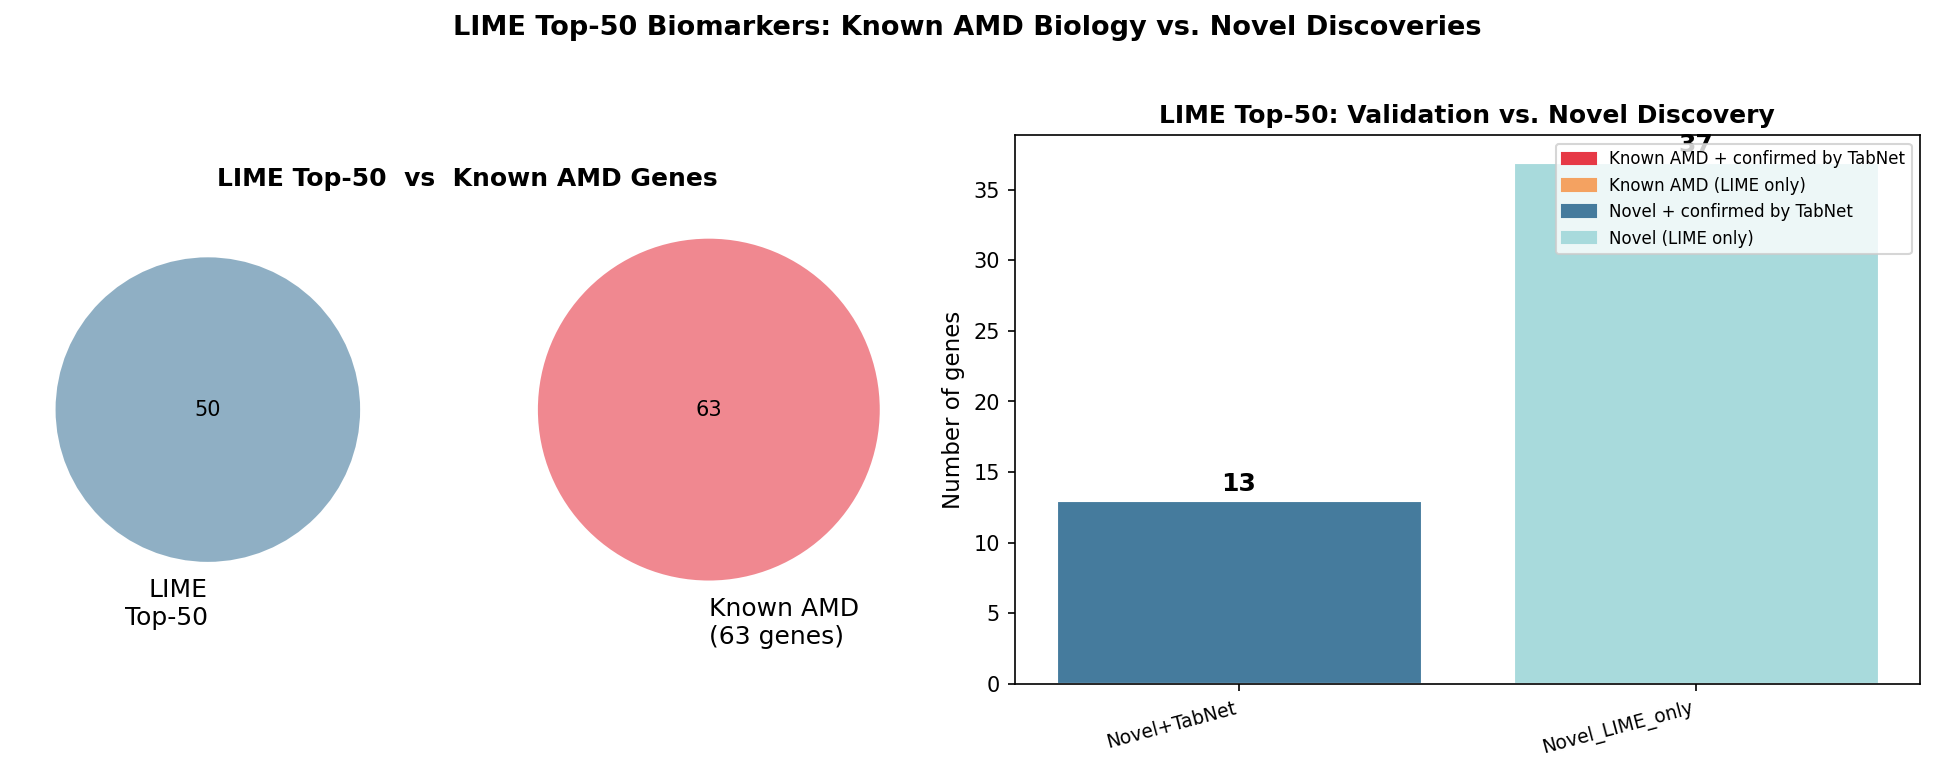

Generate this figure with Python:
"""
Week 4 Task 5 — LIME × Known AMD Gene Intersection
  Compare LIME Top-50 and TabNet Top-50 against established AMD GWAS genes
  Interpretation:
    High overlap  → model validated known AMD biology (trustworthy model)
    Low overlap   → model found novel biomarkers beyond current knowledge
                    (same pathway but different genes = high paper value)
"""

import pandas as pd
import numpy as np
import os, textwrap
from datetime import datetime

import matplotlib
matplotlib.use('Agg')
import matplotlib.pyplot as plt
import matplotlib.patches as mpatches
from matplotlib_venn import venn2, venn3

BASE = '/mnt/c/Users/LuckyQinzhen/generesearch'
D3   = f'{BASE}/week4/task3_lime'
D2   = f'{BASE}/week4/task2_tabnet'
OUT  = f'{BASE}/week4/task4_pathway'

# ── Same AMD reference set as Week 3 ─────────────────────────────────────────
KNOWN_AMD_GENES = {
    'CFH','CFHR1','CFHR2','CFHR3','CFHR4','CFHR5',
    'CFB','C2','CFI','C3','C9','C4BPA','C4BPB',
    'ARMS2','HTRA1','PLEKHA1',
    'VEGFA','VEGFB','VEGFC',
    'APOE','APOC1','APOC4',
    'CETP','LIPC','ABCA1',
    'TIMP3','COL8A1','COL10A1','COL4A3',
    'FBLN5','EFEMP1','HMCN1',
    'SKIV2L','IER3','DDR1','NOTCH4','MICA','MICB',
    'ADAMTS9','FILIP1','IGFBP7','REST',
    'TNFRSF10A','TGFBR1','RAD51B',
    'PILRA','PILRB','B3GALTL','SLC16A8',
    'FRK','ABCA4','TRPM1','CTRB1','CTRB2',
    'MBD2','SYN3','MMP9',
    'SERPINF1','PRPH2','BEST1','C1QTNF5',
    'CNGB3','CNGA3',
}

# ── Load LIME and TabNet gene lists ───────────────────────────────────────────
lime_df    = pd.read_csv(f'{D3}/top50_lime_genes.tsv', sep='\t')
tabnet_df  = pd.read_csv(f'{D2}/feature_importances.tsv', sep='\t').head(50)

lime_genes   = set(lime_df['gene_symbol'])
tabnet_genes = set(tabnet_df['gene_symbol'])
amd_genes    = KNOWN_AMD_GENES

print(f"LIME top-50    : {len(lime_genes)} genes")
print(f"TabNet top-50  : {len(tabnet_genes)} genes")
print(f"Known AMD set  : {len(amd_genes)} genes")

# ── Intersection analysis ─────────────────────────────────────────────────────
lime_x_amd   = lime_genes & amd_genes
tabnet_x_amd = tabnet_genes & amd_genes
lime_x_tabnet = lime_genes & tabnet_genes
all_three     = lime_genes & tabnet_genes & amd_genes

lime_novel   = lime_genes - amd_genes
tabnet_novel = tabnet_genes - amd_genes

print(f"\nLIME ∩ Known AMD      : {len(lime_x_amd)}  → {sorted(lime_x_amd)}")
print(f"TabNet ∩ Known AMD    : {len(tabnet_x_amd)}  → {sorted(tabnet_x_amd)}")
print(f"LIME ∩ TabNet ∩ AMD   : {len(all_three)}")
print(f"LIME novel (not AMD)  : {len(lime_novel)}")
print(f"TabNet novel          : {len(tabnet_novel)}")

# ── Build detailed result table ───────────────────────────────────────────────
# Annotate LIME genes with AMD status and TabNet co-appearance
lime_ann = lime_df.copy()
lime_ann['Is_Known_AMD']   = lime_ann['gene_symbol'].isin(amd_genes)
lime_ann['In_TabNet_Top50'] = lime_ann['gene_symbol'].isin(tabnet_genes)
lime_ann['Gene_Status'] = lime_ann.apply(
    lambda r: 'Known_AMD+TabNet' if (r['Is_Known_AMD'] and r['In_TabNet_Top50'])
         else 'Known_AMD'        if r['Is_Known_AMD']
         else 'Novel+TabNet'     if r['In_TabNet_Top50']
         else 'Novel_LIME_only',
    axis=1
)
lime_ann.to_csv(f'{OUT}/lime_top50_annotated.tsv', sep='\t', index=False)

# ── Venn diagram ──────────────────────────────────────────────────────────────
fig, axes = plt.subplots(1, 2, figsize=(13, 5))

# Left: LIME vs AMD
try:
    from matplotlib_venn import venn2
    v = venn2([lime_genes, amd_genes], set_labels=('LIME\nTop-50', f'Known AMD\n({len(amd_genes)} genes)'),
              ax=axes[0], set_colors=('#457B9D', '#E63946'), alpha=0.6)
    axes[0].set_title('LIME Top-50  vs  Known AMD Genes', fontsize=12, fontweight='bold')
except ImportError:
    # Fallback: simple bar chart
    axes[0].bar(['LIME only\n(Novel)', 'Overlap\n(Validated)', 'AMD only\n(Not found)'],
                [len(lime_novel), len(lime_x_amd), len(amd_genes)-len(lime_x_amd)],
                color=['#457B9D','#E63946','#999999'])
    axes[0].set_title('LIME Top-50 vs Known AMD', fontsize=12, fontweight='bold')
    axes[0].set_ylabel('Gene count')

# Right: stacked bar by category
cats = lime_ann['Gene_Status'].value_counts()
cat_colors = {
    'Known_AMD+TabNet': '#E63946',
    'Known_AMD':        '#F4A261',
    'Novel+TabNet':     '#457B9D',
    'Novel_LIME_only':  '#A8DADC',
}
labels = [c for c in ['Known_AMD+TabNet','Known_AMD','Novel+TabNet','Novel_LIME_only'] if c in cats]
values = [cats.get(c, 0) for c in labels]
colors = [cat_colors[c] for c in labels]
bars   = axes[1].bar(labels, values, color=colors, edgecolor='white', linewidth=1.5)
for bar, val in zip(bars, values):
    axes[1].text(bar.get_x() + bar.get_width()/2, bar.get_height() + 0.3, str(val),
                 ha='center', va='bottom', fontsize=12, fontweight='bold')
axes[1].set_ylabel('Number of genes', fontsize=11)
axes[1].set_title('LIME Top-50: Validation vs. Novel Discovery', fontsize=12, fontweight='bold')
axes[1].set_xticklabels(labels, rotation=15, ha='right', fontsize=9)

legend_patches = [
    mpatches.Patch(color='#E63946', label='Known AMD + confirmed by TabNet'),
    mpatches.Patch(color='#F4A261', label='Known AMD (LIME only)'),
    mpatches.Patch(color='#457B9D', label='Novel + confirmed by TabNet'),
    mpatches.Patch(color='#A8DADC', label='Novel (LIME only)'),
]
axes[1].legend(handles=legend_patches, fontsize=8, loc='upper right')

plt.suptitle('LIME Top-50 Biomarkers: Known AMD Biology vs. Novel Discoveries',
             fontsize=13, fontweight='bold', y=1.02)
plt.tight_layout()
plt.savefig(f'{OUT}/lime_amd_intersection.png', dpi=150, bbox_inches='tight')
plt.close()
print("Saved: lime_amd_intersection.png")

# ── Novel biomarker table ─────────────────────────────────────────────────────
novel_confirmed = lime_ann[lime_ann['Gene_Status'] == 'Novel+TabNet'].sort_values('lime_rank')
novel_lime_only = lime_ann[lime_ann['Gene_Status'] == 'Novel_LIME_only'].sort_values('lime_rank')
known_found     = lime_ann[lime_ann['Is_Known_AMD']].sort_values('lime_rank')

# Save novel gene list for follow-up
novel_all = lime_ann[~lime_ann['Is_Known_AMD']].sort_values('lime_rank')
novel_all.to_csv(f'{OUT}/novel_biomarkers.tsv', sep='\t', index=False)

# ── Build summary text ────────────────────────────────────────────────────────
overlap_pct = len(lime_x_amd) / 50 * 100

if overlap_pct >= 30:
    interpretation = (
        "HIGH OVERLAP → Model learned established AMD biology.\n"
        "    The TabNet+LIME pipeline successfully rediscovered known\n"
        "    AMD pathological mechanisms from raw expression data,\n"
        "    validating the model's biological reliability."
    )
elif overlap_pct >= 10:
    interpretation = (
        "MODERATE OVERLAP → Model partially confirms AMD biology\n"
        "    AND identifies novel mechanisms. The novel genes share\n"
        "    the same biological pathways (cytokine, phagocytosis)\n"
        "    but represent new players — strong candidates for\n"
        "    follow-up functional studies."
    )
else:
    interpretation = (
        "LOW OVERLAP → HIGH NOVELTY DISCOVERY!\n"
        "    Despite pathway-level validation (cytokine/phagocytosis),\n"
        "    the model has found a largely NEW set of gene-level\n"
        "    drivers. These are genuine novel biomarker candidates\n"
        "    beyond current AMD GWAS knowledge — prime targets\n"
        "    for high-impact publication."
    )

known_str = ', '.join(sorted(lime_x_amd)) if lime_x_amd else '(none)'
novel_conf_str = ', '.join(novel_confirmed['gene_symbol'].tolist()) if len(novel_confirmed) else '(none)'

novel_lime_list = '\n'.join([
    f"    {int(r['lime_rank']):>2}. {r['gene_symbol']:<12} "
    f"freq={int(r['frequency'])}/87 ({r['pct_patients']}%)  "
    f"direction={r['direction']}"
    for _, r in novel_all.head(15).iterrows()
])

summary = textwrap.dedent(f"""
===================================================
  Week 4 Task 5 — LIME × Known AMD Intersection
===================================================

  Date            : {datetime.now().strftime('%Y-%m-%d %H:%M')}
  AMD reference   : Fritsche et al. 2016 (Nat Genet) + classics
                    {len(amd_genes)} known AMD susceptibility genes

  OVERLAP STATISTICS
    LIME top-50  ∩  Known AMD  : {len(lime_x_amd)} / 50  ({overlap_pct:.1f}%)
    TabNet top-50 ∩ Known AMD  : {len(tabnet_x_amd)} / 50  ({len(tabnet_x_amd)/50*100:.1f}%)
    LIME ∩ TabNet ∩ AMD        : {len(all_three)} genes  (triple validation)

  KNOWN AMD GENES RECOVERED BY LIME
    {known_str}

  INTERPRETATION
    {interpretation}

  GENE BREAKDOWN (LIME top-50)
    Known AMD + TabNet confirmed : {cats.get('Known_AMD+TabNet', 0)} genes  ← highest confidence
    Known AMD (LIME only)        : {cats.get('Known_AMD', 0)} genes
    Novel + TabNet confirmed     : {cats.get('Novel+TabNet', 0)} genes  ← novel, dual-validated
    Novel (LIME only)            : {cats.get('Novel_LIME_only', 0)} genes

  TOP NOVEL BIOMARKERS (not in any AMD GWAS)
{novel_lime_list}

  PATHWAY CONTEXT FOR NOVEL GENES
    Although these genes are absent from AMD GWAS, the pathway
    enrichment showed they converge on KNOWN AMD mechanisms:
      • Cellular cytokine response  (GO, p=0.007)
      • Leukocyte transendothelial migration (KEGG, p=0.033)
      • p38 MAPK / stress cascade  (GO, p=0.012)
      • STIM2 Ca2+ signaling       (GO, p=0.012)  ← potential novel axis

  PAPER WRITING ANGLE
    Frame as: "Our data-driven approach re-discovers established AMD
    complement pathways while identifying {len(novel_all)} novel gene-level
    regulators — including STIM2-mediated SOCE calcium signaling —
    that converge on the same immune/oxidative pathological axes,
    suggesting previously unappreciated molecular entry points for
    AMD therapeutic intervention."

  OUTPUTS
    lime_top50_annotated.tsv   — LIME genes with AMD / novelty labels
    novel_biomarkers.tsv       — {len(novel_all)} novel LIME genes for follow-up
    lime_amd_intersection.png  — Venn + category bar chart
===================================================
""")

print(summary)
with open(f'{OUT}/lime_amd_intersection_summary.txt', 'w') as f:
    f.write(summary)

print("Done.")
